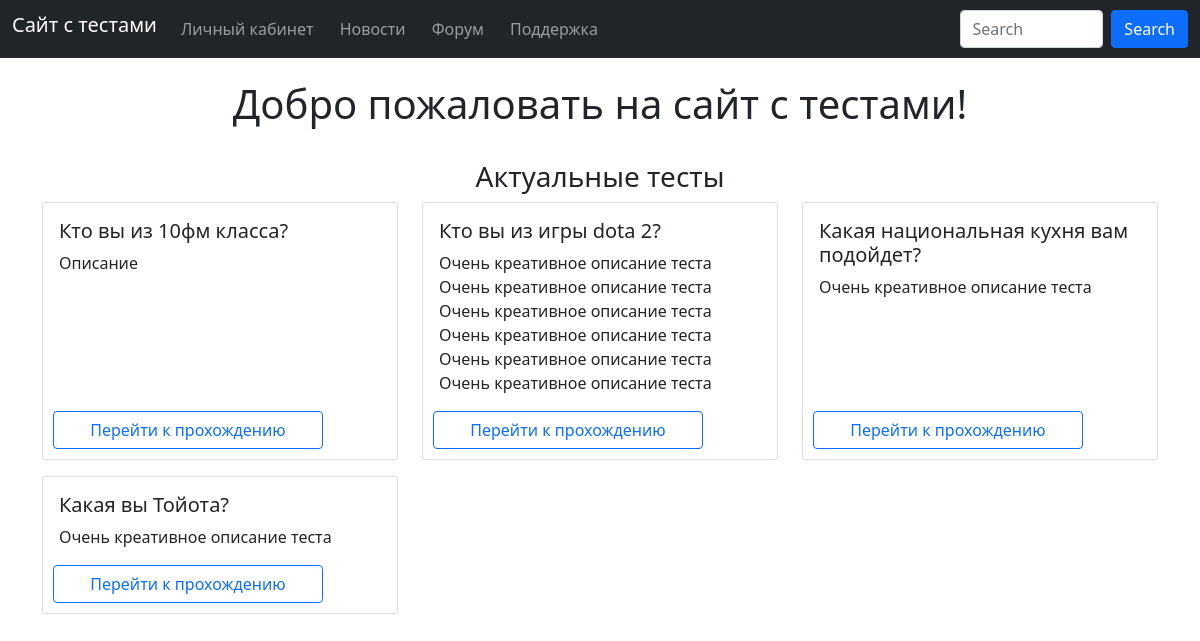
Page /home on the earlier database version.
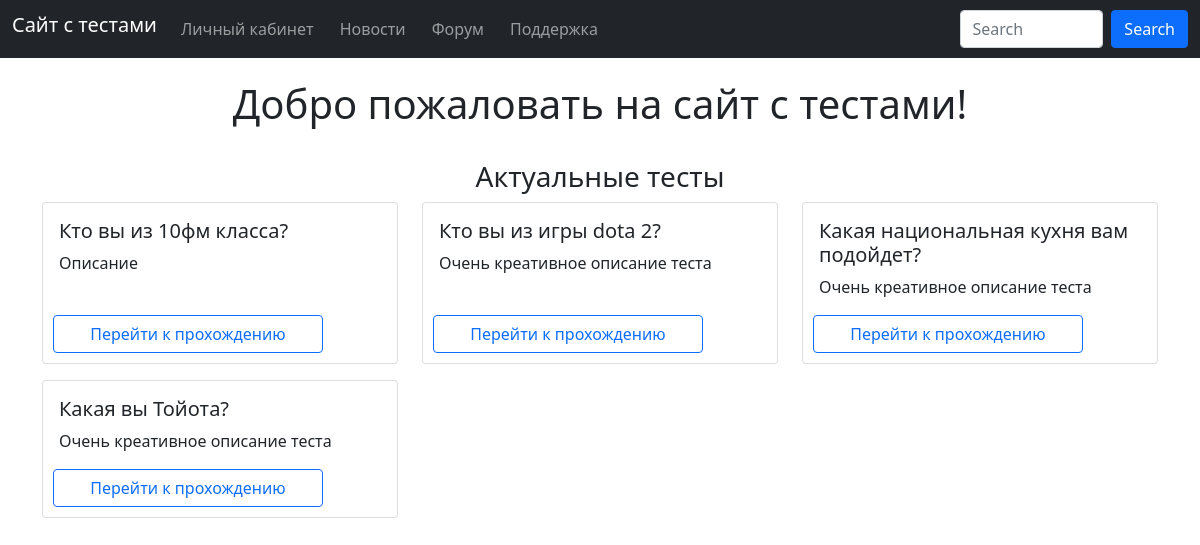
Same page on the later database version.
### data/tests.py (models this page shows, shortened)
class Test(SqlAlchemyBase):
    __tablename__ = 'tests'
    id = sqlalchemy.Column(sqlalchemy.Integer, primary_key=True, autoincrement=True)
    name = sqlalchemy.Column(sqlalchemy.String, nullable=False)
    description = sqlalchemy.Column(sqlalchemy.String, nullable=False)
    data = sqlalchemy.Column(sqlalchemy.JSON, nullable=False)
    results = sqlalchemy.Column(sqlalchemy.String, nullable=False)
    comments = orm.relationship('Comment')

### main.py (the view)
@app.route('/')
@app.route('/home')
def home():
    db_sess = db_session.create_session()
    tests = db_sess.query(Test).all()
    print(tests[-1].id)
    return render_template('main.html', tests=tests)

### data/db_session.py (called while the page is built)
def create_session() -> Session:
    global __factory
    return __factory()

### templates/main.html (shortened to what this page needs)
{% extends 'base.html' %}
{% block content %}
<div class="text-center"> <h1 style="align: right;" >Добро пожаловать на сайт с тестами!</h1></div>
<br>
<h3><center> Актуальные тесты </center> </h3>
<div class="row row-cols-md-3">
{% for test in tests[-9:]%}
<div class="col mb-3">
<div class="card h-100">
  <div class="card-body">
    <h5 class="card-title">{{test.name}}</h5>
    <p class="card-text">{{test.description}}</p>
  </div>
  <a href="test/{{test.id}}" class="btn btn-outline-primary" style="margin-bottom:10px ; width:270px; margin-left:10px;">Перейти к прохождению</a>
</div>
</div>
{% endfor %}
</div>
{% endblock %}

### templates/base.html (shortened to what this page needs)
<!DOCTYPE html>
<html lang = "ru">
	<head>
		<link type="text/css" href="{{ url_for('static', filename='css/styles.css')}}" rel="stylesheet" />
		<link rel="stylesheet"
                    href="https://cdn.jsdelivr.net/npm/bootstrap@5.0.0-beta1/dist/css/bootstrap.min.css"
>
	</head>
	<header id="header">
	<nav class="navbar fixed-top navbar-expand-sm navbar-dark bg-dark">
		<div class="container-fluid">
		<a class="navbar-brand h1" href="/">Сайт с тестами</a>
		<div class="collapse navbar-collapse" id="navbarNav">
  		  <ul class="navbar-nav">
  		    <li class="nav-item active">
  		      <a class="nav-link" href="/account">Личный кабинет</a>
  		    </li>
  		    <li class="nav-item">
  		      <a class="nav-link" href="/news">Новости</a>
  		    </li>
			<li class="nav-item">
				<a class="nav-link" href="/forum">Форум</a>
			</li>
			<li class="nav-item">
  		      <a class="nav-link" href="/support">Поддержка</a>
  		    </li>
  		  </ul>
  		</div>
  		  <form class="d-flex" action="{{ url_for('result') }}">
  		    <input class="form-control me-2 w-200" type="text" placeholder="Search" aria-label="Search" name="search">
  		    <button class="btn btn-primary" type="submit">Search</button>
  		  </form>
		</div>
	</nav>
	<main role="main" class="container-fluid" style="margin-top:80px">
	<body>
	<main role="main" class="container">
		{% block content %}
        {% endblock %}
	</main>
	</body>
</html>

### static/css/styles.css (style rules this page uses)
li { display: inline-block; margin-right: 10px; }

Differences in the rows shown:
changed Test "Кто вы из игры dota 2?": description "Очень креативное описание теста Очень креативное описание теста Очень креативное описание теста Очень креативное описание теста Очень креативное описание теста Очень креативное описание теста" → "Очень креативное описание теста"
